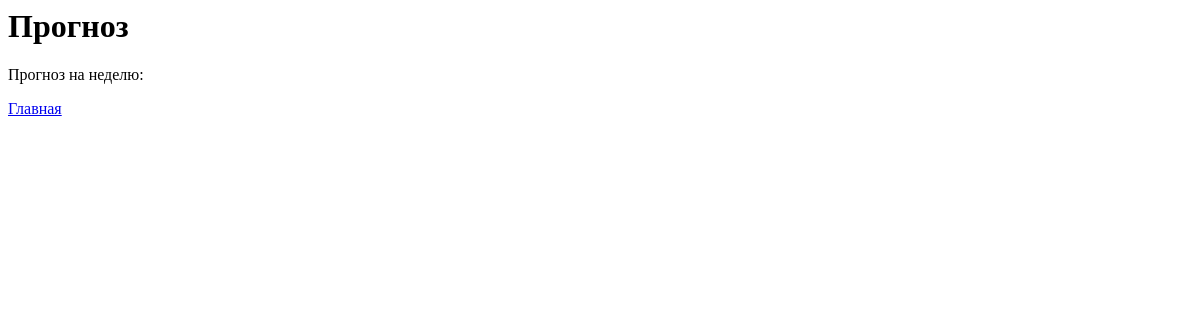
/apache-php/src/index.php, run on an earlier commit of the app's database.
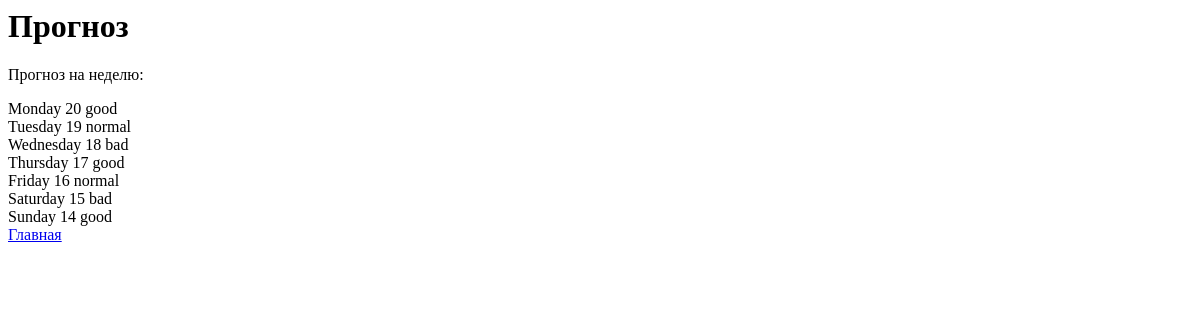
And on a later commit of the database.
### tables this page shows
CREATE TABLE IF NOT EXISTS weather_report
(
    ID          INT(11)                                                                             NOT NULL AUTO_INCREMENT,
    day         ENUM ('Monday', 'Tuesday', 'Wednesday', 'Thursday', 'Friday', 'Saturday', 'Sunday') NOT NULL UNIQUE,
    temperature SMALLINT                                                                            NOT NULL,
    about       ENUM ('good', 'normal', 'bad')                                                      NOT NULL,
    PRIMARY KEY (ID)
);

### apache-php/src/index.php (the view, shortened to what this page needs)
<html>
<head>
</head>
<body>
<h1>Прогноз</h1>
<p>Прогноз на неделю:</p>
<?php
$mysqli = new mysqli(dbHost, dbUser, dbPass, dbName);
$weather_report = $mysqli->query('SELECT * FROM ' . tableWeatherReportName
    . ' ORDER BY ' . tableWeatherReportId);
foreach ($weather_report as $one_day_report) {
    echo <<<REPORT
        <div>
            <span>{$one_day_report[tableWeatherReportDay]}</span>
            <span>{$one_day_report[tableWeatherReportTemperature]}</span>
            <span>{$one_day_report[tableWeatherReportAbout]}</span>
        </div>
    REPORT;
}
?>
<div>
    <a href="index.html">Главная</a>
</div>
</body>
</html>

What changed in the data, as far as the page shows it:
added weather_report: day "Monday", temperature "20", about "good"
added weather_report: day "Tuesday", temperature "19", about "normal"
added weather_report: day "Wednesday", temperature "18", about "bad"
added weather_report: day "Thursday", temperature "17", about "good"
added weather_report: day "Friday", temperature "16", about "normal"
added weather_report: day "Saturday", temperature "15", about "bad"
added weather_report: day "Sunday", temperature "14", about "good"
